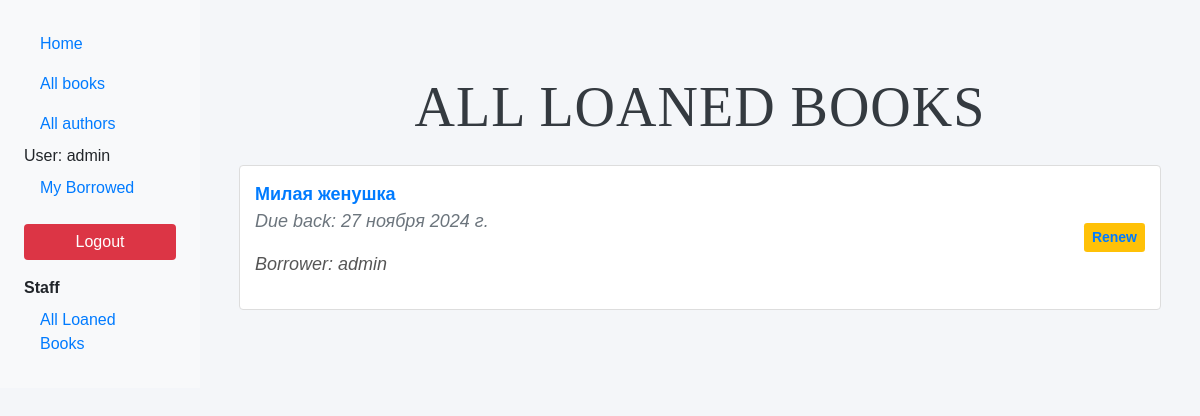
/catalog/allloaned/ (signed in), run on the app's committed database.
### catalog/models.py (models this page shows, shortened)
class BookInstance(models.Model):
    id = models.UUIDField(primary_key=True, default=uuid.uuid4, help_text="Unique ID for this particular book across whole library")
    book = models.ForeignKey('Book', on_delete=models.SET_NULL, null=True)
    imprint = models.CharField(max_length=200)
    due_back = models.DateField(null=True, blank=True)
    LOAN_STATUS = (
        ('m', 'Maintenance'),
        ('o', 'On loan'),
        ('a', 'Available'),
        ('r', 'Reserved'),
    )
    status = models.CharField(max_length=1, choices=LOAN_STATUS, blank=True, default='m', help_text='Book availability')
    borrower = models.ForeignKey(User, on_delete=models.SET_NULL, null=True, blank=True)
    class Meta:
        ordering = ["due_back"]
        permissions = (("can_mark_returned", "Set book as returned"),)

class Book(models.Model):
    title = models.CharField(max_length=200)
    author = models.ForeignKey('Author', on_delete=models.SET_NULL, null=True)
    summary = models.TextField(max_length=1000, help_text="Enter a brief description of the book")
    isbn = models.CharField('ISBN',max_length=13, help_text='13 Character <a href="https://www.isbn-international.org/content/what-isbn">ISBN number</a>')
    genre = models.ManyToManyField(Genre, help_text="Select a genre for this book")
    def display_genre(self):
        """
        Creates a string for the Genre. This is required to display genre in Admin.
        """
        return ', '.join([ genre.name for genre in self.genre.all()[:3] ])
    display_genre.short_description = 'Genre'

### catalog/views.py (the view)
# urls.py: path('allloaned/', views.AllLoanedBooksListView.as_view(), name='all-loaned-books'),
class AllLoanedBooksListView(LoginRequiredMixin, UserPassesTestMixin, generic.ListView):
    model = BookInstance
    template_name = 'catalog/all_loaned_books.html'
    context_object_name = 'bookinstances'  # Название переменной, доступной в шаблоне
    def get_queryset(self):
        return BookInstance.objects.filter(status='o').order_by('due_back')
    def test_func(self):
        return self.request.user.groups.filter(name='Librarians').exists()
    def get_context_data(self, **kwargs):
        context = super().get_context_data(**kwargs)
        context['is_librarian'] = self.request.user.groups.filter(name='Librarians').exists()
        return context

### catalog/templates/catalog/all_loaned_books.html
{% extends "base_generic.html" %}
{% block content %}
<div class="container">
  <h1 class="display-4 text-center my-4">All Loaned Books</h1>
  {% if bookinstances %}
  <div class="row">
    <div class="col-md-12">
      <ul class="list-group">
        {% for bookinst in bookinstances %}
        <li class="list-group-item d-flex justify-content-between align-items-center">
          <div>
            <a href="{% url 'book-detail' bookinst.book.pk %}" class="text-primary font-weight-bold">
              {{ bookinst.book.title }}
            </a>
            <p class="text-muted">Due back: {{ bookinst.due_back }}</p>
            <p class="font-italic">
              Borrower:
              {% if bookinst.borrower %}
                {{ bookinst.borrower.get_full_name|default:bookinst.borrower.username }}
              {% else %}
                No borrower
              {% endif %}
            </p>
          </div>
          {% if is_librarian %}
          <div>
            <a href="{% url 'renew-book-librarian' bookinst.pk %}" class="btn btn-warning btn-sm">Renew</a>
          </div>
          {% endif %}
        </li>
        {% endfor %}
      </ul>
    </div>
  </div>
  {% else %}
  <p class="text-center text-muted">No books are currently on loan.</p>
  {% endif %}
</div>
{% endblock %}

### catalog/templates/base_generic.html (shortened to what this page needs)
{% load static %}
<!doctype html>
<html lang="en">
<head>
  <link
          rel="stylesheet"
          href="https://maxcdn.bootstrapcdn.com/bootstrap/4.5.2/css/bootstrap.min.css" />
  <link rel="stylesheet" href="{% static 'css/styles.css' %}" />
</head>
<body>
<div class="container-fluid">
  <div class="row">
    <div class="col-md-3 col-lg-2 p-4 bg-light">
      {% block sidebar %}
      <ul class="nav flex-column">
        <li class="nav-item"><a class="nav-link active" href="{% url 'index' %}">Home</a></li>
        <li class="nav-item"><a class="nav-link" href="{% url 'book_list' %}">All books</a></li>
        <li class="nav-item"><a class="nav-link" href="{% url 'author-list' %}">All authors</a></li>
        {% if user.is_authenticated %}
        <li class="nav-item">User: {{ user.get_username }}</li>
        <li class="nav-item"><a class="nav-link" href="{% url 'my-borrowed' %}">My Borrowed</a></li>
        <form action="{% url 'logout' %}" method="post">
          <button type="submit" class="btn btn-danger w-100 mt-3">Logout</button>
        </form>
        {% else %}
        <li class="nav-item"><a class="nav-link" href="{% url 'login'%}">Login</a></li>
        {% endif %}
        {% if is_librarian %}
        <li class="nav-item mt-3"><strong>Staff</strong></li>
        <li class="nav-item"><a class="nav-link" href="{% url 'all-loaned-books' %}">All Loaned Books</a></li>
        {% endif %}
      </ul>
      {% endblock %}
    </div>
    <div class="col-md-9 col-lg-10 p-4">
      {% block content %}{% endblock %}
    </div>
  </div>
</div>
</body>
</html>

### catalog/static/css/styles.css (style rules this page uses)
body { background-color: #f8f9fa; font-family: 'Arial', sans-serif; }
h1, h2 { font-family: 'Georgia', serif; }
.btn-danger { background-color: #dc3545; border: none; color: white; }
body { background-color: #f4f6f9; font-family: 'Arial', sans-serif; }
h1 { font-family: 'Georgia', serif; color: #343a40; font-weight: 600; }
p { font-size: 18px; color: #555; }
.list-group-item { background-color: #fff; border: 1px solid #ddd; font-size: 16px; }
.container { max-width: 1200px; margin-top: 50px; }
.text-center { text-align: center; }
h1 { color: #343a40; font-weight: 600; text-transform: uppercase; }
.list-group-item { background-color: #fff; border: 1px solid #ddd; margin-bottom: 10px; padding: 15px; font-size: 18px; }
.text-muted { font-style: italic; }
h1 { color: #343a40; font-weight: bold; text-transform: uppercase; letter-spacing: 1px; }
p { font-size: 18px; color: #555; line-height: 1.5; }
.btn-warning { background-color: #ffc107; border: none; color: white; }
.text-muted { color: #6c757d; }
a { text-decoration: none; }
h1 { color: #343a40; font-weight: 600; text-transform: uppercase; margin-bottom: 20px; }
.list-group-item a { text-decoration: none; color: #007bff; font-weight: bold; }
.text-primary { color: #007bff; }
h1 { color: #343a40; font-weight: bold; font-size: 36px; margin-bottom: 20px; }
p.text-muted { color: #6c757d; }
.list-group-item { background-color: #fff; border: 1px solid #ddd; padding: 15px; font-size: 18px; margin-bottom: 10px; }
.list-group-item a { text-decoration: none; color: #007bff; }
.font-italic { font-style: italic; }
.font-weight-bold { font-weight: 600; }
.btn-warning { background-color: #ffc107; color: white; border: none; }

### data on the page
BookInstance: book "Милая женушка", due_back "27 ноября 2024 г.", borrower.get_full_name "admin"

### other printed values
{{ user.get_username }} "admin"
